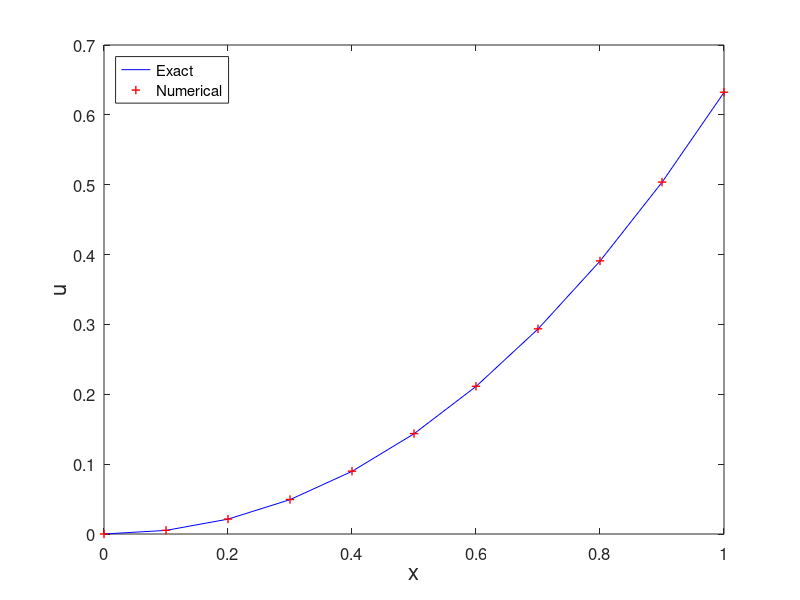

The MATLAB script that drew this image:
% Trapezoidal.m
% Trapezoidal rule for the ODE model
% u'(x)=x^2+x-u, x in [0,1] 
% Initial condition: u(0)=0 ;
% Exact solution: u(x)=-exp(-x)+x^2-x+1.
clear all; close all;
h=0.1;
x=0:h:1;                       % interval partition
N=length(x)-1;
u(1)=0;                        % initial value
for n=1:N
    u(n+1)=(2-h)/(2+h).*u(n)+h/(2+h).*(x(n)^2+x(n)+x(n+1)^2+x(n+1));
end
ue=-exp(-x)+x.^2-x+1;          % exact solution
plot(x,ue,'b-',x,u,'r+','LineWidth',1)
legend('Exact','Numerical','location','northwest')
%title('Trapezoidal rule','fontsize',12)
set(gca,'fontsize',12)
xlabel('x','fontsize',16), ylabel('u','fontsize',16)

% print -dpng -r600 Trapezoidal.png
% print -depsc2 Trapezoidal.eps
